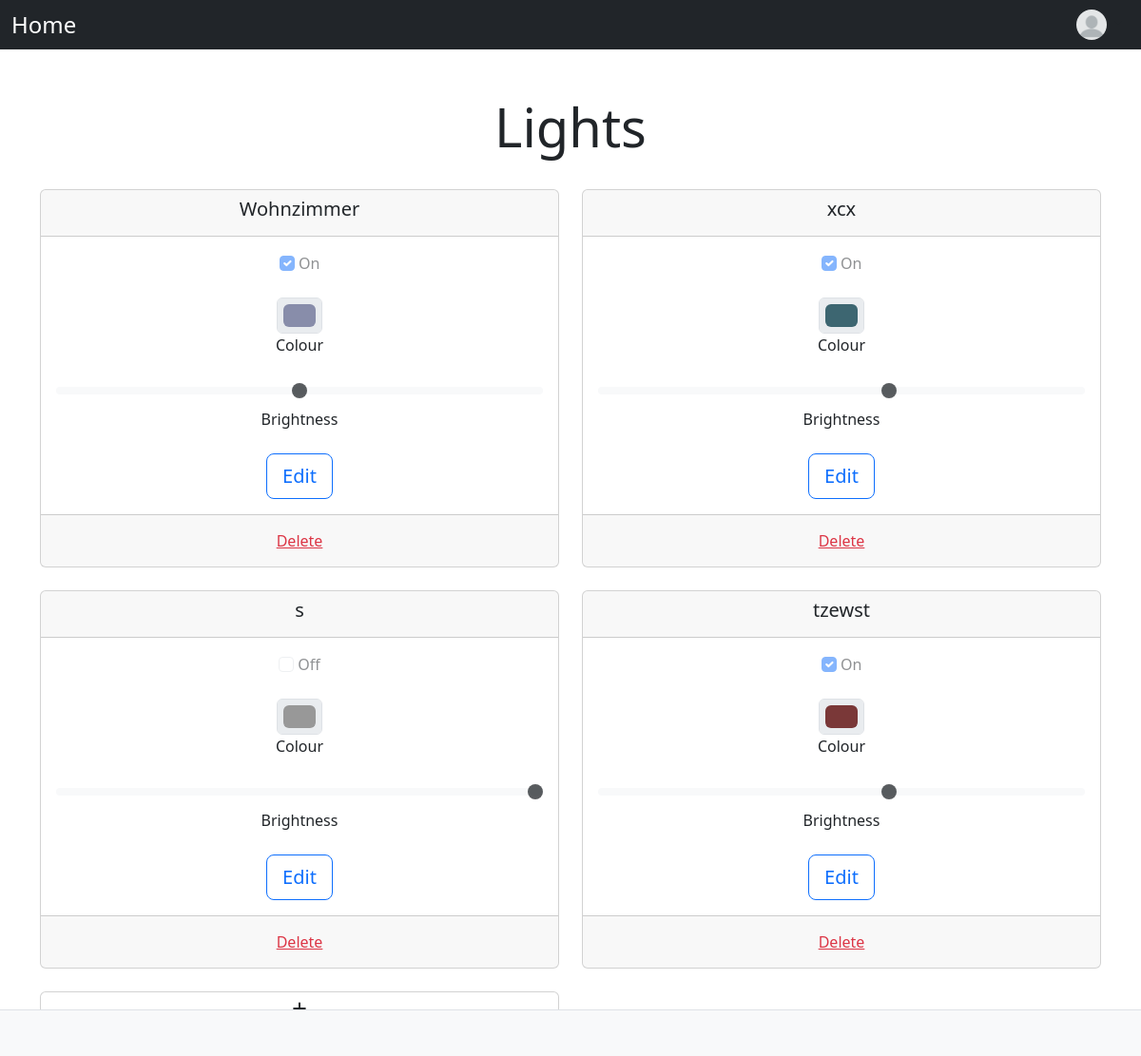
Page / (signed in) on the earlier database version.
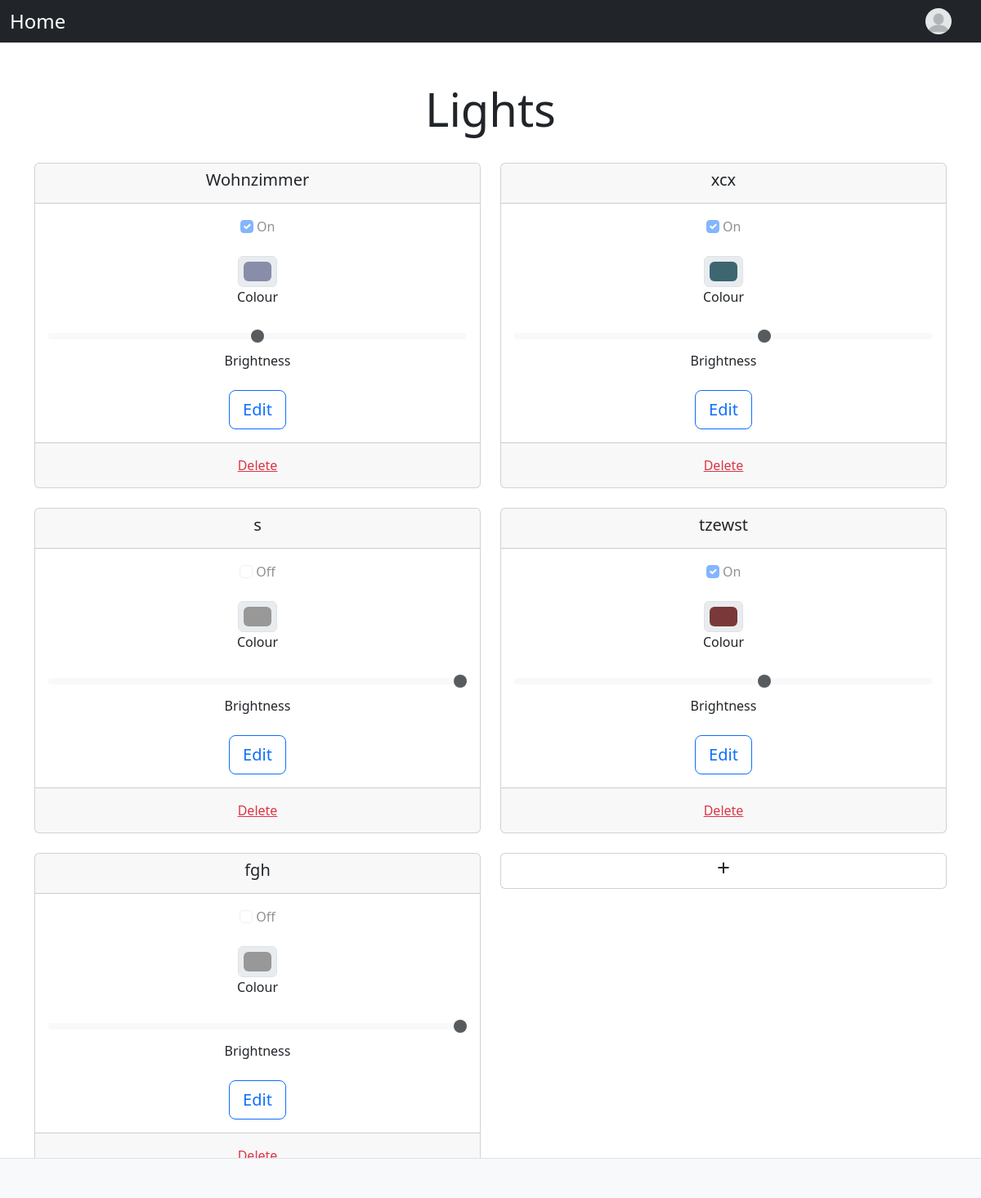
Same page on the later database version.
### lights/models.py (models this page shows)
class Light(models.Model):
    name = models.CharField(max_length=200)
    status = models.BooleanField(default=False)
    colour = models.CharField(max_length=200, default="#989898")
    brightness = models.IntegerField(default=100)

### lights/views.py (the view)
# urls.py: path('', views.index, name='index'),
@login_required
@user_passes_test(active_check)
def index(request):
    if request.method == "POST":
        form = AddForm(request.POST)
        if form.is_valid():
            light = form.save(commit=False)
            light.save()
        return redirect("index")
    else:
        light_list = Light.objects.all()
        context = {"latest_light_list": light_list}
        return render(request, "lights/index.html", context)

### lights/views.py (called while the page is built)
def active_check(user):
    account = Account.objects.get(user=user)
    return account.active

### lights/templates/lights/index.html (shortened to what this page needs)
{% include "header.html" %}
<div class="px-3 py-3 pt-md-5 pb-md-4 mx-auto text-center">
    <h1 class="display-4">Lights</h1>
</div>
<div class="container text-center">
    <div class="row row-cols-2 gx-4 d-flex align-items-stretch">
        {% for light in latest_light_list %}
            <div class="col">
                <div class="card mb-4">
                    <div class="card-header">
                        <h5 class="card-title">{{ light.name }}</h5>
                    </div>
                    <div class="card-body">
                        <div class="mb-4">
                            <input class="form-check-input" type="checkbox" role="switch" id="status_{{ forloop.counter }}"
                                   disabled {% if light.status %} checked{% endif %}>
                            <label class="form-check-label" for="status_{{ forloop.counter }}">{% if light.status %} On {% else %}
                                Off {% endif %}</label>
                        </div>
                        <div class="mb-4">
                            <input type="color" class="form-control form-control-color mx-auto" id="colour_{{ forloop.counter }}"
                                   value="{{ light.colour }}" disabled>
                            <label class="form-check-label" for="colour_{{ forloop.counter }}">Colour</label>
                        </div>
                        <div class="mb-4">
                            <input type="range" class="form-range" min="0" max="100" step="10" id="brightness_{{ forloop.counter }}"
                                   value="{{ light.brightness }}" disabled>
                            <label class="form-check-label" for="brightness_{{ forloop.counter }}">Brightness</label>
                        </div>
                        <a href="{% url 'detailLight' light.id %}" class="btn btn-outline-primary btn-lg btn-block">Edit</a>
                    </div>
                    <div class="card-footer text-muted">
                        <form action="{% url 'deleteLight' light.id %}" method="post">
                            <button type="submit" class="btn mx-auto link-danger btn-link">Delete</button>
                        </form>
                    </div>
                </div>
            </div>
        {% endfor %}
        <div class="col">
            <div class="card mb-4">
                <a href="{% url 'addLight' %}" class="my-auto stretched-link nav-link text-dark"><h3>+</h3></a>
            </div>
        </div>
    </div>
</div>
{% include "footer.html" %}

### lights/templates/header.html (shortened to what this page needs)
<!DOCTYPE html>
<html lang="de" data-bs-theme="">
<head>
    <link href="https://cdn.jsdelivr.net/npm/bootstrap@5.3.0-alpha1/dist/css/bootstrap.min.css" rel="stylesheet"
>
</head>
<body>
    {% load static %}
    <div class="navbar navbar-expand-lg navbar-dark bg-dark sticky-top">
        <div class="container-fluid">
            {% if user.is_authenticated %}
            <div class="fs-4">
                <a href="{% url 'index'%}" class="nav-bar-brand text-white nav-link me-2">Home</a>
            </div>
            <div class="">
                <div class="nav-item dropdown me-2">
                    <a href="" class="nav-link dropdown-toggle" data-bs-toggle="dropdown"
                        data-bs-target="#profileContent" aria-expanded="false" aria-label="Toggle profile" role="button">
                        <img src="{% static 'users/images/default-profile-pic.png' %}" alt="profile" width="32" height="32" class="rounded-circle">
                    </a>
                </div>
            </div>
            {% else %}
            <div class="pt-md-5"></div>
            {% endif %}
        </div>
    </div>

### lights/templates/footer.html (shortened to what this page needs)
<div class="fixed-bottom pt-md-5 bg-light border-top"></div>
</body>
</html>

Differences in the rows shown:
added Light: name "fgh", shows "Off", colour "#989898", brightness "100"
